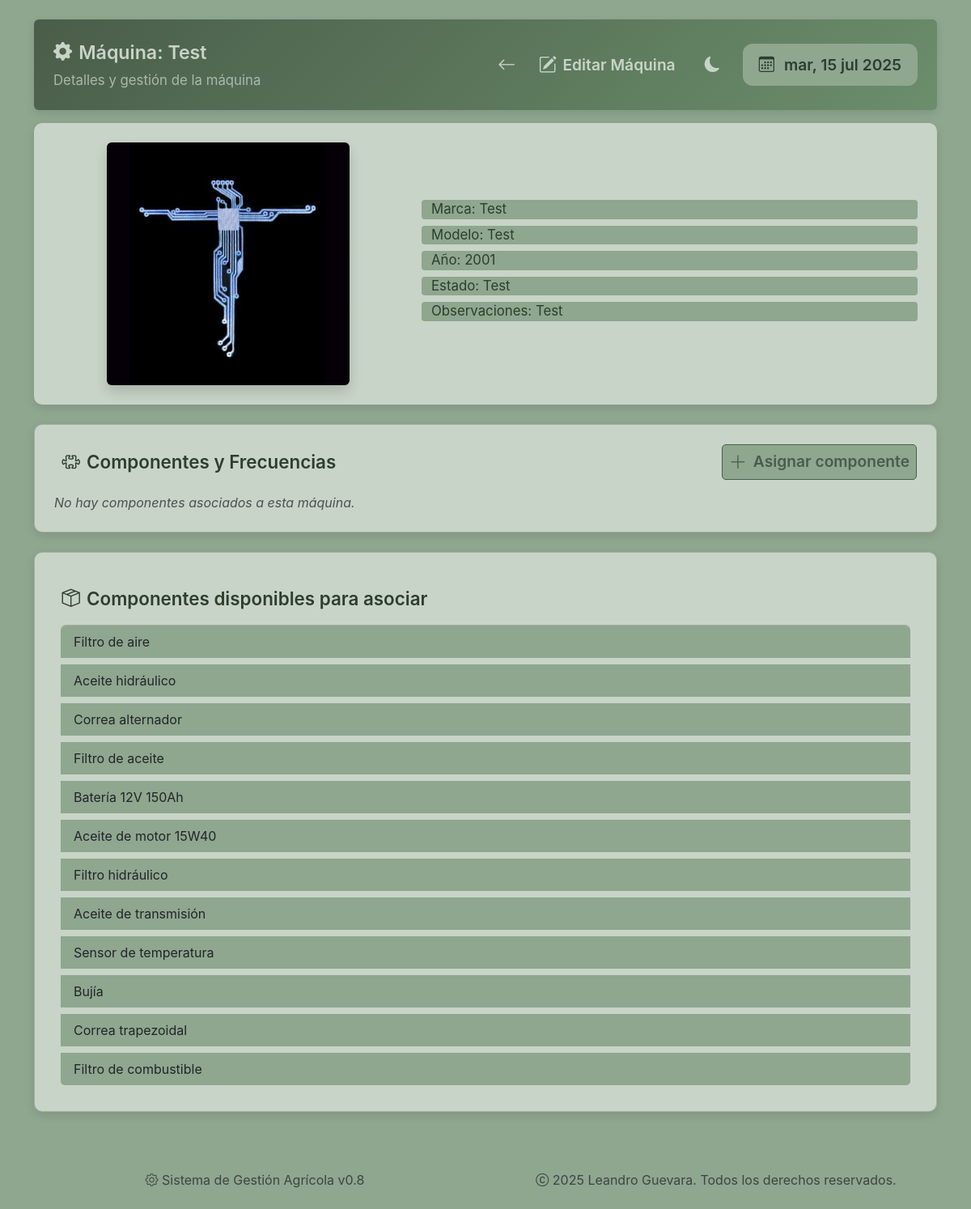
Page /maquina/11 on the committed database.
### sistema_gestion_agricola/models/maquina.py (models this page shows)
class Maquina(db.Model):
    __tablename__ = 'maquinas'
    ID = db.Column(db.Integer, primary_key=True, autoincrement=True)
    Codigo = db.Column(db.String, unique=True, nullable=False)
    Nombre = db.Column(db.String, nullable=False)
    Marca = db.Column(db.String)
    Modelo = db.Column(db.String)
    Año = db.Column(db.Integer)
    Estado = db.Column(db.String)
    Observaciones = db.Column(db.String)
    Foto = db.Column(db.String)

### sistema_gestion_agricola/models/componente.py (models this page shows)
class Componente(db.Model):
    __tablename__ = 'componentes'
    ID = db.Column(db.Integer, primary_key=True, autoincrement=True)
    ID_Componente = db.Column(db.String, unique=True)
    Nombre = db.Column(db.String, nullable=False)
    Descripcion = db.Column(db.String)
    Tipo = db.Column(db.String)
    Foto = db.Column(db.String)
    Marca = db.Column(db.String)
    Modelo = db.Column(db.String)
    Precio = db.Column(db.Float)

### sistema_gestion_agricola/routes/maquinas.py (the view)
@maquinas_bp.route('/<int:id>')
def ver_maquina(id):
    conn = get_db_connection()
    maquina = conn.execute('SELECT * FROM maquinas WHERE ID = ?', (id,)).fetchone()
    if not maquina:
        conn.close()
        flash("Máquina no encontrada.")
        return redirect(url_for('maquinas.listar_maquinas'))
    componentes_asociados = conn.execute('''
        SELECT c.*, f.Frecuencia, f."Unidad tiempo", f."Criterio adicional"
        FROM componentes c
        JOIN maquinas_componentes mc ON c.ID = mc.ID_Componente
        LEFT JOIN frecuencias f ON c.ID = f.ID_Componente AND mc.ID_Maquina = f.ID_Maquina
        WHERE mc.ID_Maquina = ?
    ''', (id,)).fetchall()
    componentes_disponibles = conn.execute('''
        SELECT * FROM componentes
        WHERE ID NOT IN (
            SELECT ID_Componente FROM maquinas_componentes WHERE ID_Maquina = ?
        )
    ''', (id,)).fetchall()
    conn.close()
    return render_template('maquinas/ver.html', maquina=maquina,
        componentes_asociados=componentes_asociados,
        componentes_no_asociados=componentes_disponibles)

### sistema_gestion_agricola/utils/db.py (called while the page is built)
def get_db_connection():
    conn = sqlite3.connect('sistema_gestion_agricola.db', timeout=10)
    conn.row_factory = sqlite3.Row
    return conn

### sistema_gestion_agricola/templates/maquinas/ver.html (shortened to what this page needs)
{% extends "base.html" %}
{% block content %}
<div class="page-wrapper">
    <div class="dashboard-header hidden-item p-4 mb-3 rounded">
        <div class="header-topbar">
            <div class="header-title">
                <h2 class="section-title"><i class="bi bi-gear-fill"></i> Máquina: {{ maquina['Nombre'] }}</h2>
                <p class="section-subtitle d-none d-md-block opacity-75">Detalles y gestión de la máquina</p>
            </div>
            <div class="header-controls">
                <a href="{{ url_for('maquinas.listar_maquinas') }}"
                    class="btn btn-outline-primary btn-sm ms-auto">
                    <i class="bi bi-arrow-left"></i>
                </a>
                <a href="{{ url_for('maquinas.editar_maquina', id=maquina.ID) }}"
                    class="btn btn-outline-primary btn-sm">
                    <i class="bi bi-pencil-square"></i>
                    <span class="d-none d-md-inline">Editar Máquina</span>
                </a>
                <button class="theme-toggle" id="themeToggle">
                    <i class="bi bi-moon-fill" id="themeIcon"></i>
                </button>
                <div class="calendar-badge fs-6 d-none d-lg-block">
                    <i class="bi bi-calendar3"></i> <span id="current-date"></span>
                </div>
            </div>
        </div>
    </div>
    <div>
        <div class="machine-detail-card hidden-item">
            <div class="row g-4 align-items-center">
                <div class="col-md-5 text-center">
                    {% if maquina['Foto'] %}
                        <img src="{{ url_for('static', filename='fotos/maquinas/' ~ maquina['Foto']) }}"
                            class="img-fluid rounded shadow mx-auto d-block"
                            style="max-height: 300px; object-fit: contain;"
                            alt="Foto de {{ maquina['Nombre'] }}">
                    {% else %}
                        <div class="image-placeholder mx-auto d-flex flex-column justify-content-center align-items-center mb-2"
                            style="width: 200px; height: 200px;">
                            <i class="bi bi-image fs-1"></i>
                            <p class="mb-0 mt-2">Sin imagen</p>
                        </div>
                    {% endif %}
                </div>
                <div class="col-md-7 machine-detail-info">
                    <p style="background: var(--bg-color);"><strong>Marca:</strong> {{ maquina['Marca'] }}</p>
                    <p style="background: var(--bg-color);"><strong>Modelo:</strong> {{ maquina['Modelo'] }}</p>
                    <p style="background: var(--bg-color);"><strong>Año:</strong> {{ maquina['Año'] }}</p>
                    <p style="background: var(--bg-color);"><strong>Estado:</strong> {{ maquina['Estado'] }}</p>
                    <p style="background: var(--bg-color);"><strong>Observaciones:</strong> {{ maquina['Observaciones'] }}</p>
                </div>
            </div>
        </div>
        <div class="card hidden-item mb-4">
            <div class="d-flex justify-content-between align-items-center mb-3 flex-wrap gap-2">
                <h3 class="section-title mb-0">
                <i class="bi bi-puzzle"></i> Componentes y Frecuencias
                </h3>
                <a href="{{ url_for('componentes.registrar_componente', id_maquina=maquina['ID']) }}" class="btn btn-agri-primary btn-sm">
                <i class="bi bi-plus-lg"></i> Asignar componente
                </a>
            </div>
            {% if componentes_asociados %}
            <div class="table-responsive">
                <table class="table table-hover align-middle mb-0">
                <thead>
                    <tr>
                        <th>Componente</th>
                        <th class="d-none d-md-table-cell">Descripción</th>
                        <th class="text-center">Frecuencia</th>
                        <th class="d-none d-xl-table-cell">Criterio adicional</th>
                        <th class="text-center">Acciones</th>
                    </tr>
                </thead>
                <tbody>
                    {% for c in componentes_asociados %}
                    <tr class="clickable-row component-row"
                        data-component-id="{{ c['ID'] }}"
                        data-machine-id="{{ maquina['ID'] }}"
                        data-action="ver">
                    <td><strong>{{ c['Nombre'] }}</strong></td>
                    <td class="d-none d-md-table-cell">{{ c['Descripcion'] }}</td>
                    <td class="text-center">
                        <div>{{ c['Frecuencia'] }}</div>
                        <small class="text-muted">{{ c['Unidad tiempo'] }}</small>
                    </td>
                    <td class="d-none d-xl-table-cell">{{ c['Criterio adicional'] }}</td>
                    <td class="action-cell">
                        <div class="d-flex flex-column flex-md-row justify-content-center gap-1">
                        <a href="{{ url_for('maquinas.editar_frecuencia', id_maquina=maquina['ID'], id_componente=c['ID']) }}" class="btn btn-outline-secondary btn-sm">
                            <i class="bi bi-pencil"></i> <span class="d-none d-lg-inline">Editar</span>
                        </a>
                        </div>
                    </td>
                    </tr>
                    {% endfor %}
                </tbody>
                </table>
            </div>
            {% else %}
                <p class="text-muted fst-italic">No hay componentes asociados a esta máquina.</p>
            {% endif %}
        </div>
        <div class="card hidden-item">
            <h3 class="mt-3 section-title hidden-item mb-3"><i class="bi bi-box-seam"></i> Componentes disponibles para asociar</h3>
            {% if componentes_no_asociados %}
            <ul class="list-group hidden-item">
                {% for c in componentes_no_asociados %}
                <li class="list-group-item clickable-row"
                    data-id="{{ c['ID'] }}"
                    data-action="agregar"
                    style="background-color: var(--bg-color); border: none;">
                    {{ c['Nombre'] }}
                </li>
                {% endfor %}
            </ul>
            {% else %}
                <p class="text-muted fst-italic">No hay componentes disponibles para asociar.</p>
            {% endif %}
        </div>
    </div>
</div>
{% endblock %}

### sistema_gestion_agricola/static/css/base.css (style rules this page uses)
html, body, div, span, applet, object, iframe, h1, h2, h3, h4, h5, h6, p, blockquote, pre, a, abbr, acronym, address, big, cite, code, del, dfn, em, img, ins, kbd, q, s, samp, small, strike, strong, sub, sup, tt, var, b, u, i, center, dl, dt, dd, ol, ul, li, fieldset, form, label, legend, table, caption, tbody, tfoot, thead, tr, th, td, article, aside, canvas, details, embed, figure, figcaption, footer, header, hgroup, menu, nav, output, ruby, section, summary, time, mark, audio, video { margin: 0; padding: 0; border: 0; font-size: 100%; font: inherit; vertical-align: baseline; box-sizing: border-box; }
body { line-height: 1.5; font-family: 'Inter', 'Segoe UI', Arial, sans-serif; background: var(--bg-color); color: var(--text-color); min-height: 100vh; -webkit-font-smoothing: antialiased; -moz-osx-font-smoothing: grayscale; transition: var(--transition); }
a { color: var(--agri-green, #388e3c); text-decoration: none; transition: color 0.2s; }
ul, ol { margin-left: 0.5em; margin-right: 0.5em; }
li { margin-bottom: 0.5em; }
img { max-width: 100%; height: auto; display: block; border-radius: 4px; }
input, select, textarea, button { font-family: inherit; font-size: 1rem; border-radius: 6px; border: 1px solid var(--border-color, #e9ecef); padding: 0.5em 0.75em; outline: none; transition: border-color 0.2s, box-shadow 0.2s; }
button { cursor: pointer; border: none; background: none; }
.text-center { text-align: center !important; }
.h-100 { height: 100% !important; }
.d-flex { display: flex !important; }
.flex-column { flex-direction: column !important; }
.align-items-center { align-items: center !important; }
.gap-2 { gap: 1rem !important; }
*, *::before, *::after { box-sizing: border-box; }

### sistema_gestion_agricola/static/css/theme.css (style rules this page uses)
:root { --agri-green-primary: #6b8e6b; --agri-green-secondary: #8fa68f; --agri-green-tertiary: #a8bba8; --agri-green-dark: #4a5d4a; --agri-green-darker: #3a4a3a; --agri-green-light: #e8f0e8; --agri-green-muted: #c8d4c8; --card-bg: var(--agri-green-primary); --text-color: #2d3e2d; --radius: 8px; --transition: all 0.3s cubic-bezier(.4,2,.6,1); --hover-bg: var(--agri-green-tertiary); --btn-primary: var(--agri-green-primary); --btn-primary-hover: var(--agri-green-tertiary); --btn-secondary: var(--agri-green-primary); --btn-secondary-hover: var(--agri-green-dark); --btn-accent: var(--agri-green-primary); --btn-accent-hover: var(--agri-green-dark); --btn-neutral: var(--agri-green-muted); --btn-neutral-hover: var(--agri-green-secondary); --btn-disabled: var(--agri-green-darker); --btn-disabled-text: var(--agri-green-muted); }
[data-bs-theme="light"] { --bg-color: var(--agri-green-secondary); --text-color: #2d3e2d; --card-bg: var(--agri-green-muted) !important; --header-bg: linear-gradient(135deg, var(--agri-green-dark), var(--agri-green-primary)); --hover-bg: var(--agri-green-tertiary); --hover-text: var(--agri-green-darker); --agri-light: #f8fafc; --agri-dark: #2a2f2a; --btn-bg-primary: var(--agri-green-secondary); --btn-text-primary: var(--agri-green-dark); --btn-border-primary: var(--agri-green-dark); --btn-bg-secondary: var(--agri-green-dark); --btn-text-secondary: var(--bg-color); --btn-border-secondary: var(--bg-color); --btn-bg-tertiary: var(--agri-green-muted); --btn-text-tertiary: var(--agri-green-darker); --btn-border-tertiary: var(--agri-green-darker); }
body, .card-section, .dashboard-header, .btn, .badge { transition: var(--transition); }

### sistema_gestion_agricola/static/css/custom.css (style rules this page uses)
.machine-detail-card { gap: 1rem; flex-direction: column; }
.machine-detail-info p { margin-bottom: 0.5rem; font-size: 1.05rem; line-height: 1.4; padding-left: 0.75rem; border-left: 3px solid var(--agri-green); background: var(--agri-light); border-radius: 4px; color: var(--text-color); }

### sistema_gestion_agricola/static/css/base-card.css (style rules this page uses)
.card, .card-section, .machine-card, .component-card, .machine-detail-card, .providers-card, .compact-panel, .card.detail-card { --card-radius: 10px; --card-padding: 1.5rem; --card-shadow: 0 4px 12px rgba(0, 0, 0, 0.1); --card-gap: 1.5rem; background: var(--card-bg); border-radius: var(--card-radius); box-shadow: var(--card-shadow); padding: var(--card-padding); margin-bottom: var(--card-gap); display: flex; flex-direction: column; }

### sistema_gestion_agricola/static/css/card-hover.css (style rules this page uses)
.card { cursor: pointer; transition: transform 0.2s ease, box-shadow 0.2s ease; }

### sistema_gestion_agricola/static/css/forms.css (style rules this page uses)
::placeholder, .form-edit ::placeholder { color: var(--agri-green-secondary, #a4c39d); opacity: 0.85; }

### sistema_gestion_agricola/static/css/tables.css (style rules this page uses)
.clickable-row { cursor: pointer; transition: background-color 0.2s ease-in-out; }

### rows in the picture
Maquina: Nombre "Test", Foto+Nombre (picture), Marca "Test", Modelo "Test", Año "2001", Estado "Test", Observaciones "Test"
Componente: Nombre "Filtro de aire"
Componente: Nombre "Aceite hidráulico"
Componente: Nombre "Correa alternador"
Componente: Nombre "Filtro de aceite"
Componente: Nombre "Batería 12V 150Ah"
Componente: Nombre "Aceite de motor 15W40"
Componente: Nombre "Filtro hidráulico"
Componente: Nombre "Aceite de transmisión"
Componente: Nombre "Sensor de temperatura"
Componente: Nombre "Bujía"
Componente: Nombre "Correa trapezoidal"
Componente: Nombre "Filtro de combustible"
